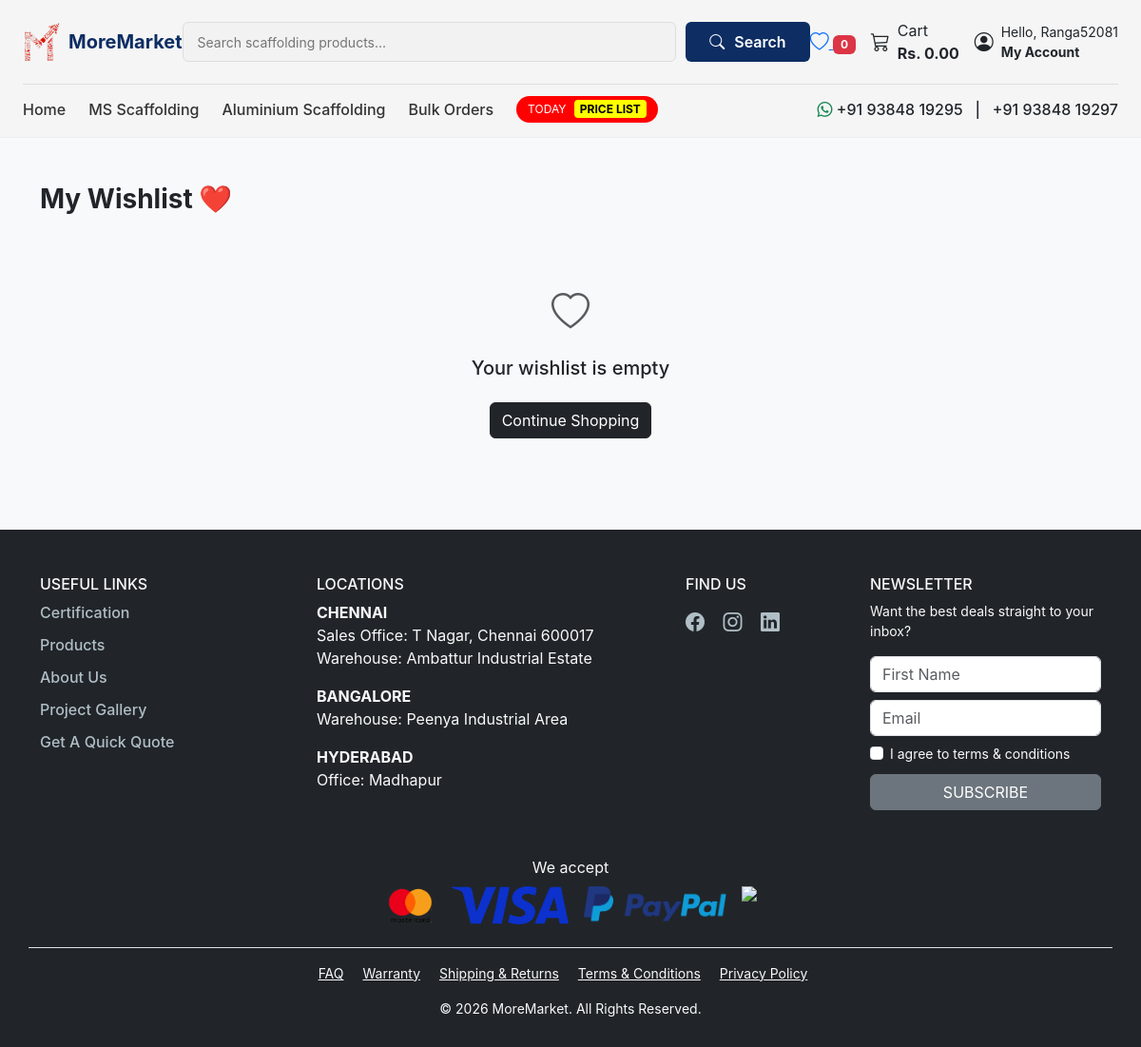
Page /products/wishlist/ (signed in) on the earlier database version.
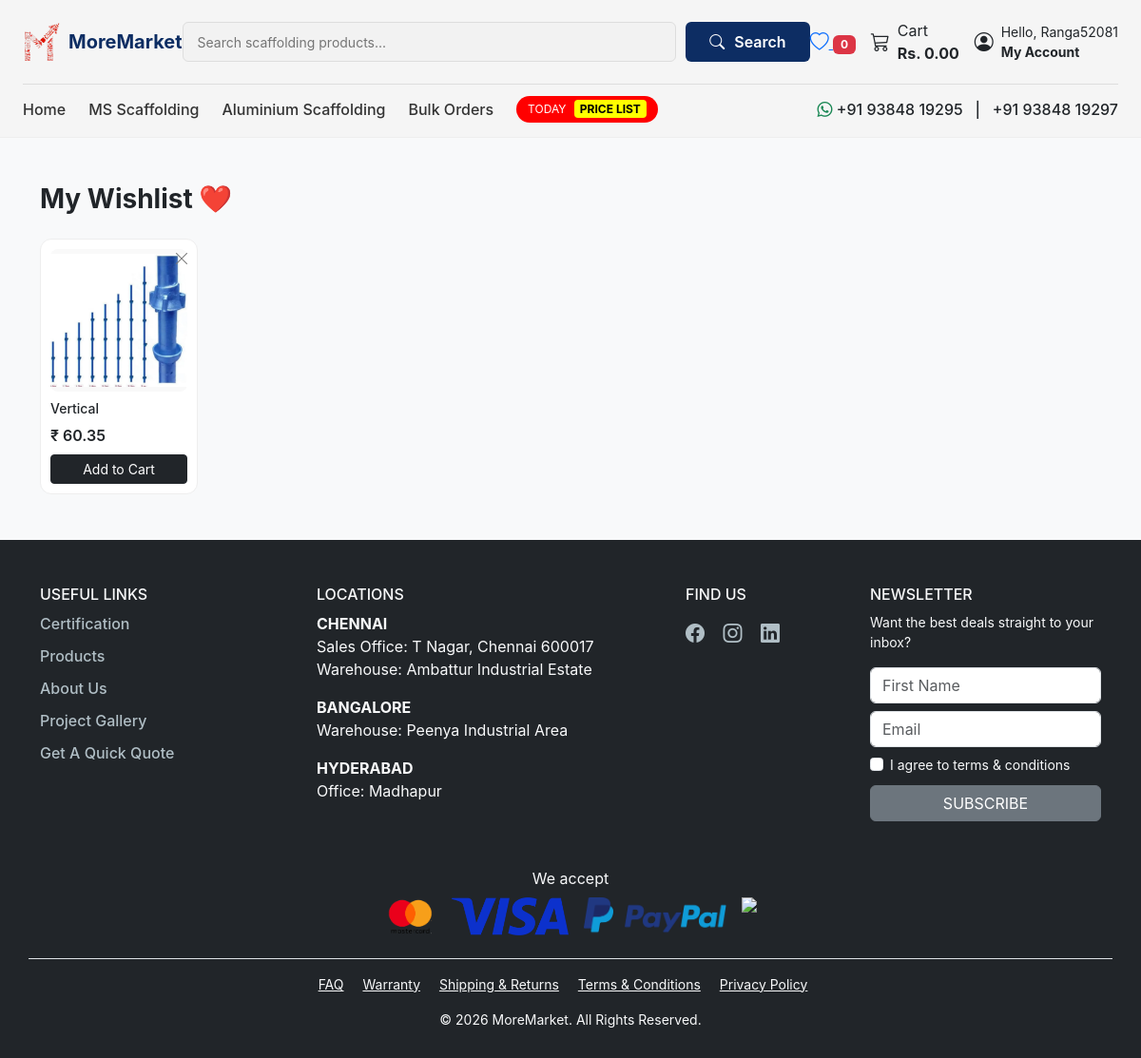
Same page on the later database version.
### products/models.py (models this page shows, shortened)
class Wishlist(models.Model):
    user = models.ForeignKey(
        settings.AUTH_USER_MODEL,
        on_delete=models.CASCADE,
        related_name="wishlist"
    )
    product = models.ForeignKey(
        "Product",
        on_delete=models.CASCADE
    )
    created_at = models.DateTimeField(auto_now_add=True)
    class Meta:
        unique_together = ("user", "product")

class Product(models.Model):
    CATEGORY_CHOICES = (
        ('MS', 'MS Scaffolding'),
        ('AL', 'Aluminium Scaffolding'),
    )
    name = models.CharField(max_length=200)
    slug = models.SlugField(unique=True, blank=True)
    description = models.TextField()
    category = models.CharField(max_length=2, choices=CATEGORY_CHOICES)
    is_featured = models.BooleanField(default=False)
    is_active = models.BooleanField(default=True)
    created_at = models.DateTimeField(auto_now_add=True)
    class Meta:
        ordering = ['-created_at']

class ProductImage(models.Model):
    product = models.ForeignKey(
        Product,
        on_delete=models.CASCADE,
        related_name="images"
    )
    image = models.ImageField(upload_to='products/gallery/')

class ProductVariant(models.Model):
    product = models.ForeignKey(
        "Product",
        on_delete=models.CASCADE,
        related_name="variants"
    )
    size = models.CharField(max_length=20)
    weight = models.DecimalField(max_digits=6, decimal_places=2)
    original_price = models.DecimalField(max_digits=10, decimal_places=2)
    discount_percent = models.PositiveIntegerField(default=0)
    stock = models.PositiveIntegerField(default=0)
    is_default = models.BooleanField(default=False)
    class Meta:
        ordering = ['-is_default', 'size']
    @property
    def price(self):
        if self.discount_percent > 0:
            discount_amount = (
                self.original_price * self.discount_percent / 100
            )
            return round(self.original_price - discount_amount, 2)
        return self.original_price

### products/views.py (the view)
# urls.py: path("wishlist/", views.wishlist_view, name="wishlist"),
@login_required
def wishlist_view(request):
    wishlist_items = Wishlist.objects.filter(user=request.user).select_related("product")
    return render(request, "products/wishlist.html", {
        "wishlist_items": wishlist_items
    })

### templates/products/wishlist.html
{% extends "base.html" %}
{% block content %}
<div class="container py-5">
    <h3 class="fw-bold mb-4">My Wishlist ❤️</h3>
    {% if wishlist_items %}
    <div class="row g-4">
        {% for item in wishlist_items %}
        {% with product=item.product %}
        {% with variant=product.variants.first %}
        <div class="col-6 col-md-4 col-lg-3 col-xl-2">
            <div class="wishlist-card">
                <a href="{% url 'products:toggle_wishlist' product.pk %}"
                   class="remove-btn">
                    <i class="bi bi-x-lg"></i>
                </a>
                <a href="{% url 'products:product_detail' product.pk %}">
                    <div class="wishlist-image">
                        {% if product.images.first %}
                            <img src="{{ product.images.first.image.url }}">
                        {% endif %}
                    </div>
                </a>
                <div class="wishlist-body">
                    <h6>{{ product.name }}</h6>
                    <div class="price">
                        ₹ {{ variant.price }}
                    </div>
                    <a href="{% url 'orders:add_to_cart' product.id %}"
                       class="btn btn-dark btn-sm w-100 mt-2">
                        Add to Cart
                    </a>
                </div>
            </div>
        </div>
        {% endwith %}
        {% endwith %}
        {% endfor %}
    </div>
    {% else %}
    <div class="text-center py-5">
        <i class="bi bi-heart fs-1 text-muted"></i>
        <h5 class="mt-3">Your wishlist is empty</h5>
        <a href="{% url 'customer_home' %}" class="btn btn-dark mt-3">
            Continue Shopping
        </a>
    </div>
    {% endif %}
</div>
{% endblock %}

Differences in the rows shown:
added Wishlist: product.images.first.image (picture), product.name "Vertical"
now on this page (row edited): ProductVariant: price "60.35"
Other differences:
text no longer shown: "Your wishlist is empty Continue Shopping"
